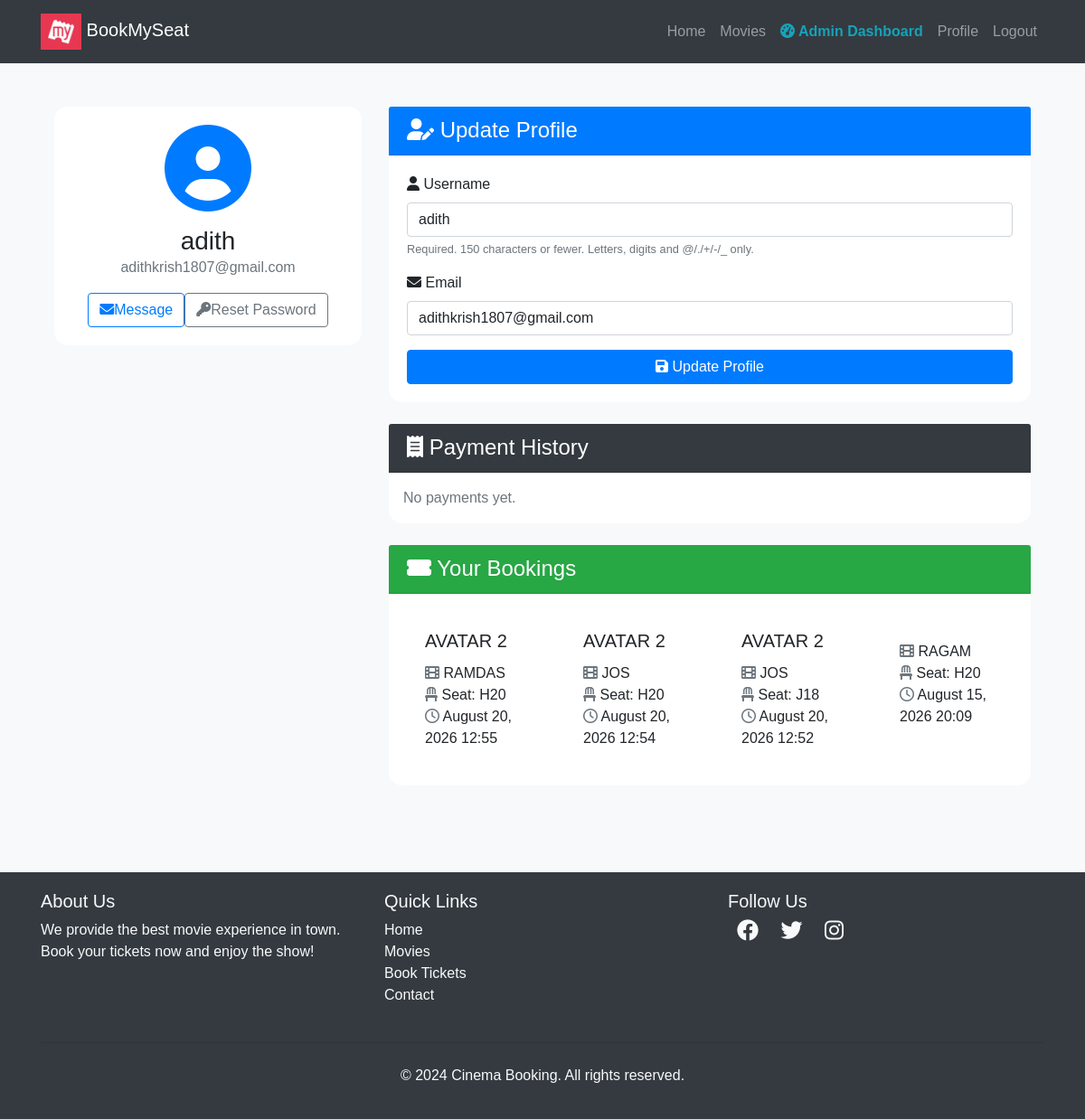
/user/profile/ (signed in), run on an earlier commit of the app's database.
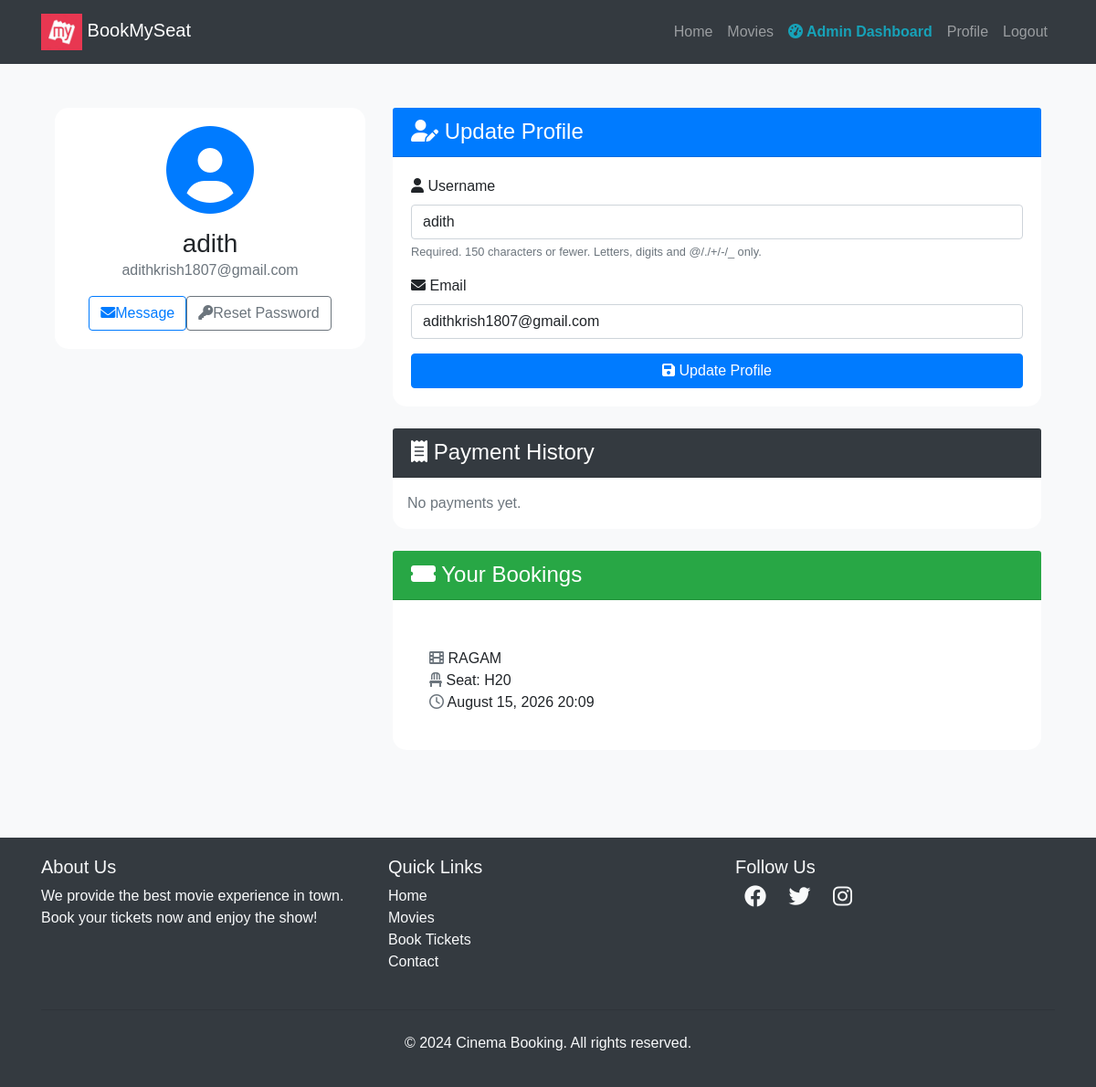
And on a later commit of the database.
### movies/models.py (models this page shows, shortened)
class Booking(models.Model):
    user = models.ForeignKey(User, on_delete=models.CASCADE)
    seat = models.ForeignKey(Seat, on_delete=models.CASCADE, null=True, blank=True)
    show_time = models.ForeignKey(ShowTime, on_delete=models.CASCADE, related_name='bookings', null=True, blank=True)
    theater = models.ForeignKey(Theater, on_delete=models.CASCADE, null=True, blank=True)
    booked_at = models.DateTimeField(auto_now_add=True, db_index=True)
    movie = models.ForeignKey(Movie, on_delete=models.CASCADE, null=True, blank=True)
    total_price = models.DecimalField(max_digits=10, decimal_places=2, null=True, blank=True)
    booking_order = models.ForeignKey(
        BookingOrder, on_delete=models.SET_NULL, null=True, blank=True, related_name='bookings'
    )
    payment_transaction = models.ForeignKey(
        PaymentTransaction, on_delete=models.SET_NULL, null=True, blank=True, related_name='bookings'
    )
    class Meta:
        indexes = [
            models.Index(fields=['show_time', 'seat']),
            models.Index(fields=['user', '-booked_at']),
            models.Index(fields=['theater', 'booked_at']),
        ]

class Movie(models.Model):
    AGE_CERTIFICATIONS = [
        ('U', 'U - Universal'),
        ('UA', 'UA - Parental Guidance'),
        ('UA13', 'UA13 - Parental Guidance (13+)'),
        ('UA16', 'UA16 - Parental Guidance (16+)'),
        ('A', 'A - Adults Only'),
        ('S', 'S - Special/Restricted'),
    ]
    name = models.CharField(max_length=250)
    image = models.ImageField(upload_to='movies/')
    rating = models.DecimalField(
        max_digits=3, decimal_places=1, blank=True, null=True,
        help_text='Optional critic/base rating out of 10. User rating is calculated from reviews.'
    )
    Cast = models.TextField(blank=True, help_text='Deprecated free-text cast list, kept for backward compatibility')
    description = models.TextField(blank=True, null=True)  # optional field
    genres = models.ManyToManyField(Genre, related_name='movies', blank=True)
    language = models.ForeignKey(
        Language, on_delete=models.SET_NULL, related_name='movies', null=True, blank=True
    )
    cast_members = models.ManyToManyField(
        CastMember, through='MovieCast', related_name='movies', blank=True
    )
    trailer_url = models.URLField(
        blank=True,
        validators=[validate_youtube_url],
        help_text='YouTube trailer URL (watch, youtu.be, or embed link).'
    )
    age_certification = models.CharField(max_length=10, choices=AGE_CERTIFICATIONS, blank=True)
    duration_minutes = models.PositiveIntegerField(blank=True, null=True, help_text='Runtime in minutes')
    release_date = models.DateField(
        blank=True, null=True,
        help_text='Available from (first bookable day, inclusive)',
    )
    end_date = models.DateField(
        blank=True, null=True,
        help_text='Available until (last bookable day, inclusive)',
    )
    default_cleaning_buffer_minutes = models.PositiveIntegerField(
        default=30,
        help_text='Default buffer/cleaning time between shows (minutes) for new showtimes',
    )
    booking_enabled = models.BooleanField(
        default=True,
        help_text=(
            'Master switch for this movie\'s bookings. Uncheck to immediately block '
            'all new bookings and showtime scheduling, regardless of release/end dates. '
            'A passed "end_date" alone no longer blocks bookings — toggle this off instead.'
        ),
    )
    created_at = models.DateTimeField(default=timezone.now, editable=False)
    class Meta:
        ordering = ['-created_at']

class Theater(models.Model):
    name = models.CharField(max_length=250)
    city = models.CharField(max_length=120, blank=True, default='', db_index=True)
    class Meta:
        ordering = ['name']

class Seat(models.Model):
    SEAT_TYPE_CHOICES = [
        ('standard', 'Standard'),
        ('premium', 'Premium'),
    ]
    screen = models.ForeignKey(Screen, on_delete=models.CASCADE, related_name='seats', null=True, blank=True)
    seat_number = models.CharField(max_length=10)
    seat_type = models.CharField(max_length=10, choices=SEAT_TYPE_CHOICES, default='standard')
    price = models.DecimalField(max_digits=8, decimal_places=2, default=150.00)
    is_booked = models.BooleanField(default=False)
    class Meta:
        ordering = ['seat_number']

### user/views.py (the view)
# urls.py: path('profile/', profile, name='profile'),
@login_required
def profile(request):
    bookings = Booking.objects.filter(user=request.user).select_related(
        'movie', 'theater', 'seat', 'show_time', 'booking_order'
    ).order_by('-booked_at')
    booking_orders = BookingOrder.objects.filter(user=request.user).prefetch_related('bookings').order_by('-created_at')[:20]
    payments = PaymentTransaction.objects.filter(user=request.user).order_by('-created_at')[:30]
    if request.method == 'POST':
        u_form = UserUpdateForm(request.POST, instance=request.user)  # fixed
        if u_form.is_valid():
            u_form.save()
            return redirect('profile')
    else:
        u_form = UserUpdateForm(instance=request.user)
    return render(request, 'users/profile.html', {
        'u_form': u_form,
        'bookings': bookings,
        'booking_orders': booking_orders,
        'payments': payments,
    })

### user/forms.py
class UserUpdateForm(forms.ModelForm):
    email = forms.EmailField()
    class Meta:
            model = User
            fields = ['username', 'email']
    class ProfileUpdateForm(forms.ModelForm):
        class Meta:
            model = User
            fields = ['password']

### templates/users/profile.html (shortened to what the changed rows need)
{% extends "users/base.html" %} {% block content %}
<div class="container py-5">
  <div class="row">
    <div class="col-lg-4 mb-4">
      <div class="card shadow">
        <div class="card-body text-center">
          <div class="mb-3">
            <i class="fas fa-user-circle fa-6x text-primary"></i>
          </div>
          <h3 class="card-title mb-0">{{ user.username }}</h3>
          <p class="text-muted mb-3">{{ user.email }}</p>
          <div class="d-flex justify-content-center">
            <a href="#" class="btn btn-outline-primary me-2"><i class="fas fa-envelope me-2"></i>Message</a>
            <a href="{% url 'password_reset' %}" class="btn btn-outline-secondary"><i class="fas fa-key me-2"></i>Reset Password</a>
          </div>
        </div>
      </div>
    </div>
    <div class="col-lg-8">
      <div class="card shadow mb-4">
        <div class="card-body">
          <form method="POST">
            {% for field in u_form %}
              <div class="mb-3">
                <label for="{{ field.id_for_label }}" class="form-label">
                  <i class="fas fa-{% if field.name == 'username' %}user{% elif field.name == 'email' %}envelope{% else %}info-circle{% endif %} me-2"></i>
                  {{ field.label }}
                </label>
                {{ field }}
                {% if field.help_text %}
                  <small class="form-text text-muted">{{ field.help_text }}</small>
                {% endif %}
              </div>
            {% endfor %}
          </form>
        </div>
      </div>
      <div class="card shadow">
        <div class="card-body">
          {% if bookings %}
            <div class="row row-cols-1 row-cols-md-2 g-4">
              {% for booking in bookings %}
                <div class="col">
                  <div class="card h-100 border-0 shadow-sm">
                    <div class="card-body">
                      <h5 class="card-title">{{ booking.movie.name }}</h5>
                      <p class="card-text">
                        <i class="fas fa-film me-2 text-muted"> </i>  {{ booking.theater.name }}<br>
                        <i class="fas fa-chair me-2 text-muted"> </i>  Seat: {{ booking.seat.seat_number }}<br>
                        <i class="far fa-clock me-2 text-muted"> </i>  {{ booking.booked_at|date:"F d, Y H:i" }}
                      </p>
                    </div>
                  </div>
                </div>
              {% endfor %}
            </div>
          {% else %}
            <div class="text-center py-5">
              <i class="fas fa-ticket-alt fa-4x text-muted mb-3"></i>
              <p class="lead mb-0">No bookings yet. Time to plan your next movie night!</p>
            </div>
          {% endif %}
        </div>
      </div>
    </div>
  </div>
</div>
<link rel="stylesheet" href="https://cdnjs.cloudflare.com/ajax/libs/font-awesome/6.0.0-beta3/css/all.min.css">
{% endblock %}

What changed in the data, as far as the page shows it:
removed Booking: movie.name "AVATAR 2", theater.name "RAMDAS", seat.seat_number "H20", booked_at "August 20, 2026 12:55"
removed Booking: movie.name "AVATAR 2", theater.name "JOS", seat.seat_number "H20", booked_at "August 20, 2026 12:54"
removed Booking: movie.name "AVATAR 2", theater.name "JOS", seat.seat_number "J18", booked_at "August 20, 2026 12:52"
